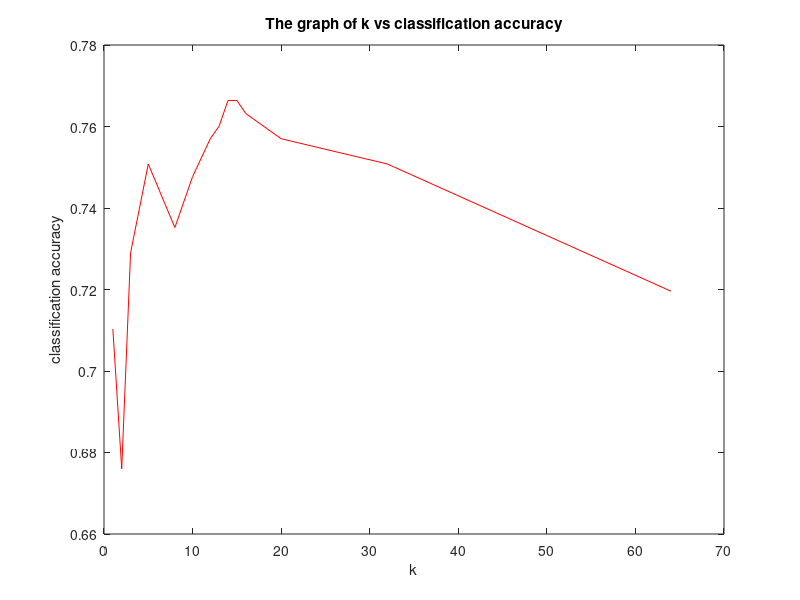

Source code (MATLAB): (Note: this script raises an error after producing the figure.)
% plotAccurary:
% Plot the graph of k vs classification accuracy

addpath('altmany-export_fig-8016f6a');

% k in knnClassify
k = [1 2 3 5 8 10 12 13 14 15 16 20 32 64];
% The corresponding accuracy computed by the evaluateRecognitionSystem.m
accuracy = [0.7103 0.6760 0.7290 0.7508 0.7352 0.7477 0.7570 0.7601...
            0.7664 0.7664 0.7632 0.7570 0.7508 0.7196];

figure;
plot(k, accuracy, 'r-');
xlabel('k');
ylabel('classification accuracy');
title('The graph of k vs classification accuracy');

set(gcf, 'Position', [0 0 600 400]);
set(gcf, 'Color', 'w');
print -dpdf k_accuracy.pdf
export_fig k_accuracy.pdf